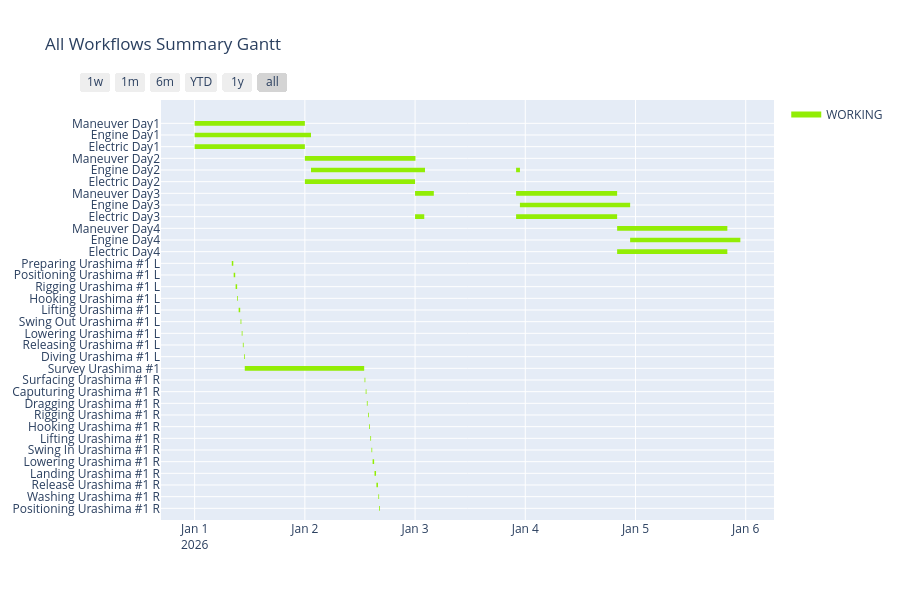

The code cell stored with this chart in its notebook:
### Code cell
import plotly.figure_factory as ff

workflow_list = []
for i in range(number_of_days):
    exec(f"workflow_list.append(maneuver_day{i+1})")
    exec(f"workflow_list.append(eng_day{i+1})")
    exec(f"workflow_list.append(elec_day{i+1})")
for i in range(number_of_ur8k_survey):
    exec(f"workflow_list.append(ur8k_{i+1}_Lpr)")
    exec(f"workflow_list.append(ur8k_{i+1}_Lpo)")
    exec(f"workflow_list.append(ur8k_{i+1}_Lri)")
    exec(f"workflow_list.append(ur8k_{i+1}_Lho)")
    exec(f"workflow_list.append(ur8k_{i+1}_Lli)")
    exec(f"workflow_list.append(ur8k_{i+1}_Lsw)")
    exec(f"workflow_list.append(ur8k_{i+1}_Llo)")
    exec(f"workflow_list.append(ur8k_{i+1}_Lre)")
    exec(f"workflow_list.append(ur8k_{i+1}_Ldi)")
    exec(f"workflow_list.append(ur8k_{i+1}_survey1)")
    exec(f"workflow_list.append(ur8k_{i+1}_Rsu)")
    exec(f"workflow_list.append(ur8k_{i+1}_Rca)")
    exec(f"workflow_list.append(ur8k_{i+1}_Rdr)")
    exec(f"workflow_list.append(ur8k_{i+1}_Rri)")
    exec(f"workflow_list.append(ur8k_{i+1}_Rho)")
    exec(f"workflow_list.append(ur8k_{i+1}_Rli)")
    exec(f"workflow_list.append(ur8k_{i+1}_Rsw)")
    exec(f"workflow_list.append(ur8k_{i+1}_Rlo)")
    exec(f"workflow_list.append(ur8k_{i+1}_Rla)")
    exec(f"workflow_list.append(ur8k_{i+1}_Rre)")
    exec(f"workflow_list.append(ur8k_{i+1}_Rwa)")
    exec(f"workflow_list.append(ur8k_{i+1}_Rpo)")

# for i in range(number_of_rov_survey):
#     exec(f"workflow_list.append(rov_{i+1}_Lpr)")
#     exec(f"workflow_list.append(rov_{i+1}_Lpo)")
#     exec(f"workflow_list.append(rov_{i+1}_Lri)")
#     exec(f"workflow_list.append(rov_{i+1}_Lho)")
#     exec(f"workflow_list.append(rov_{i+1}_Lli)")
#     exec(f"workflow_list.append(rov_{i+1}_Lsw)")
#     exec(f"workflow_list.append(rov_{i+1}_Llo)")
#     exec(f"workflow_list.append(rov_{i+1}_Lre)")
#     exec(f"workflow_list.append(rov_{i+1}_Ldi)")
#     exec(f"workflow_list.append(rov_{i+1}_survey1)")
#     exec(f"workflow_list.append(rov_{i+1}_Rsu)")
#     exec(f"workflow_list.append(rov_{i+1}_Rca)")
#     exec(f"workflow_list.append(rov_{i+1}_Rdr)")
#     exec(f"workflow_list.append(rov_{i+1}_Rri)")
#     exec(f"workflow_list.append(rov_{i+1}_Rho)")
#     exec(f"workflow_list.append(rov_{i+1}_Rli)")
#     exec(f"workflow_list.append(rov_{i+1}_Rsw)")
#     exec(f"workflow_list.append(rov_{i+1}_Rlo)")
#     exec(f"workflow_list.append(rov_{i+1}_Rla)")
#     exec(f"workflow_list.append(rov_{i+1}_Rre)")
#     exec(f"workflow_list.append(rov_{i+1}_Rwa)")
#     exec(f"workflow_list.append(rov_{i+1}_Rpo)")

combined_df = []
for wf in workflow_list:
    wf_data = wf.create_data_for_gantt_plotly(
        init_datetime=project.init_datetime,
        unit_timedelta=project.unit_timedelta,
        view_ready=False,
        finish_margin=1.0
    )
    for entry in wf_data:
        entry["Task"] = wf.name
        
    combined_df.extend(wf_data)

colors = {"WORKING": "rgb(146, 237, 5)", "READY": "rgb(107,127,135)"}

fig = ff.create_gantt(
    combined_df,
    title="All Workflows Summary Gantt",
    colors=colors,
    index_col="State",
    showgrid_x=True,
    showgrid_y=True,
    group_tasks=True,
    show_colorbar=True,
)

fig.show()

### Figure 1 — Plotly figure (JSON) as saved in the notebook; plotly's stock layout.template omitted (floating-point values rounded to 4 significant figures; data arrays with more than 128 entries replaced by an {"elided": "..."} marker saying what was removed)
{"data": [{"fill": "toself", "fillcolor": "rgb(146, 237, 5)", "hoverinfo": "name", "legendgroup": "rgb(146, 237, 5)", "mode": "none", "name": "WORKING", "type": "scatter", "x": {"elided": "2484 str values"}, "y": {"elided": "2484 float values"}}, {"legendgroup": "rgb(146, 237, 5)", "marker": {"color": "rgb(146, 237, 5)", "opacity": 0, "size": 1}, "mode": "markers", "name": "", "showlegend": false, "text": {"elided": "994 null values"}, "type": "scatter", "x": {"elided": "994 str values"}, "y": {"elided": "994 int values"}}], "layout": {"height": 600, "hovermode": "closest", "showlegend": true, "title": {"text": "All Workflows Summary Gantt"}, "xaxis": {"rangeselector": {"buttons": [{"count": 7, "label": "1w", "step": "day", "stepmode": "backward"}, {"count": 1, "label": "1m", "step": "month", "stepmode": "backward"}, {"count": 6, "label": "6m", "step": "month", "stepmode": "backward"}, {"count": 1, "label": "YTD", "step": "year", "stepmode": "todate"}, {"count": 1, "label": "1y", "step": "year", "stepmode": "backward"}, {"step": "all"}]}, "showgrid": true, "type": "date", "zeroline": false}, "yaxis": {"autorange": false, "range": [-1, 35], "showgrid": true, "ticktext": ["Positioning Urashima #1 R", "Washing Urashima #1 R", "Release Urashima #1 R", "Landing Urashima #1 R", "Lowering Urashima #1 R", "Swing In Urashima #1 R", "Lifting Urashima #1 R", "Hooking Urashima #1 R", "Rigging Urashima #1 R", "Dragging Urashima #1 R", "Caputuring Urashima #1 R", "Surfacing Urashima #1 R", "Survey Urashima #1", "Diving Urashima #1 L", "Releasing Urashima #1 L", "Lowering Urashima #1 L", "Swing Out Urashima #1 L", "Lifting Urashima #1 L", "Hooking Urashima #1 L", "Rigging Urashima #1 L", "Positioning Urashima #1 L", "Preparing Urashima #1 L", "Electric Day4", "Engine Day4", "Maneuver Day4", "Electric Day3", "Engine Day3", "Maneuver Day3", "Electric Day2", "Engine Day2", "Maneuver Day2", "Electric Day1", "Engine Day1", "Maneuver Day1"], "tickvals": [0, 1, 2, 3, 4, 5, 6, 7, 8, 9, 10, 11, 12, 13, 14, 15, 16, 17, 18, 19, 20, 21, 22, 23, 24, 25, 26, 27, 28, 29, 30, 31, 32, 33], "zeroline": false}}}
